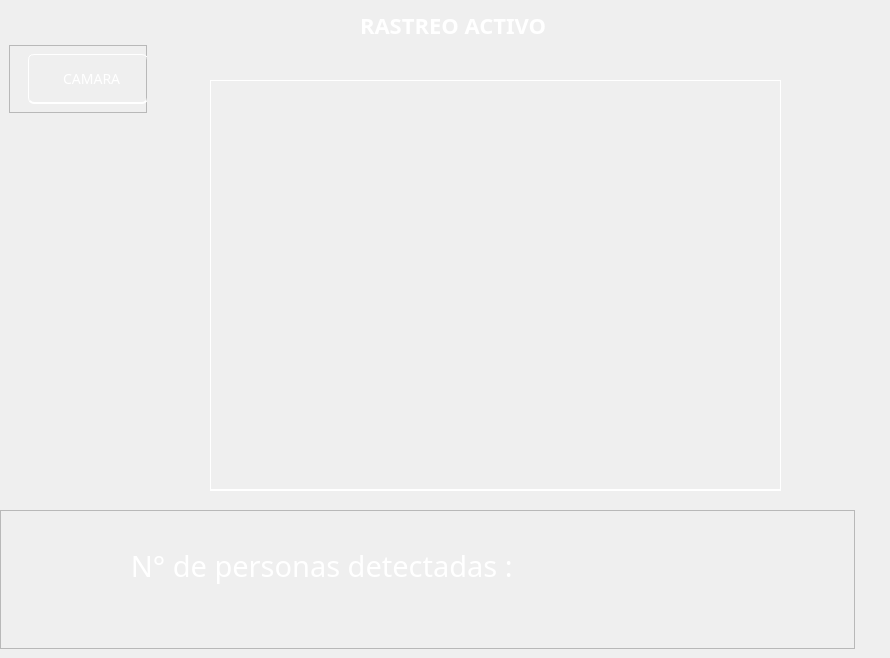
         <widget class="QWidget" name="page_1">
          <property name="font">
           <font>
            <pointsize>4</pointsize>
           </font>
          </property>
          <widget class="QFrame" name="frame_14">
           <property name="geometry">
            <rect>
             <x>9</x>
             <y>45</y>
             <width>138</width>
             <height>68</height>
            </rect>
           </property>
           <property name="frameShape">
            <enum>QFrame::StyledPanel</enum>
           </property>
           <property name="frameShadow">
            <enum>QFrame::Raised</enum>
           </property>
           <layout class="QHBoxLayout" name="horizontalLayout_11">
            <property name="leftMargin">
             <number>18</number>
            </property>
            <property name="topMargin">
             <number>0</number>
            </property>
            <property name="bottomMargin">
             <number>0</number>
            </property>
            <item>
             <widget class="QPushButton" name="pushButton_15">
              <property name="minimumSize">
               <size>
                <width>120</width>
                <height>50</height>
               </size>
              </property>
              <property name="font">
               <font>
                <family>Gadugi</family>
                <pointsize>-1</pointsize>
               </font>
              </property>
              <property name="cursor">
               <cursorShape>PointingHandCursor</cursorShape>
              </property>
              <property name="styleSheet">
               <string notr="true">QPushButton{

	background:transparent;
	color:white;
	border-radius: 6px;
	font-size:14px;
	border-bottom: 2px solid white;
	border-top: 1px solid white;
	border-left: 1px solid white;
	border-right: 1px solid white;
}
QPushButton:hover{

	background:black;
	color:white;
	border-radius: 6px;
	font-size:14px;
	border-bottom: 2px solid black;
	border-top: 1px solid black;
	border-left: 1px solid black;
	border-right: 1px solid black;
}
</string>
              </property>
              <property name="text">
               <string>  CAMARA</string>
              </property>
              <property name="icon">
               <iconset resource="../../Recursos/iconos_menu.qrc">
                <normaloff>:/iconos_menu/iconos/camera.png</normaloff>:/iconos_menu/iconos/camera.png</iconset>
              </property>
              <property name="iconSize">
               <size>
                <width>24</width>
                <height>24</height>
               </size>
              </property>
             </widget>
            </item>
           </layout>
          </widget>
          <widget class="QFrame" name="frame_13">
           <property name="geometry">
            <rect>
             <x>0</x>
             <y>510</y>
             <width>855</width>
             <height>139</height>
            </rect>
           </property>
           <property name="cursor">
            <cursorShape>PointingHandCursor</cursorShape>
           </property>
           <property name="frameShape">
            <enum>QFrame::StyledPanel</enum>
           </property>
           <property name="frameShadow">
            <enum>QFrame::Raised</enum>
           </property>
           <widget class="QLabel" name="label_7">
            <property name="geometry">
             <rect>
              <x>70</x>
              <y>10</y>
              <width>511</width>
              <height>91</height>
             </rect>
            </property>
            <property name="minimumSize">
             <size>
              <width>50</width>
              <height>50</height>
             </size>
            </property>
            <property name="font">
             <font>
              <family>Gadugi</family>
              <pointsize>22</pointsize>
             </font>
            </property>
            <property name="styleSheet">
             <string notr="true">QLabel{

	color:white;
}</string>
            </property>
            <property name="text">
             <string>N° de personas detectadas : </string>
            </property>
            <property name="alignment">
             <set>Qt::AlignCenter</set>
            </property>
           </widget>
          </widget>
          <widget class="QLabel" name="label_9">
           <property name="enabled">
            <bool>false</bool>
           </property>
           <property name="geometry">
            <rect>
             <x>360</x>
             <y>10</y>
             <width>201</width>
             <height>30</height>
            </rect>
           </property>
           <property name="font">
            <font>
             <family>Gadugi</family>
             <pointsize>-1</pointsize>
             <weight>75</weight>
             <bold>true</bold>
            </font>
           </property>
           <property name="styleSheet">
            <string notr="true">QLabel{

	background:transparent;
	color:white;
	border-radius: 6px;
	font-size:22px;

}
QLabel:hover{

	background:black;
	color:white;
	border-radius: 6px;
	font-size:14px;
	border-bottom: 2px solid black;
	border-top: 1px solid black;
	border-left: 1px solid black;
	border-right: 1px solid black;
}
</string>
           </property>
           <property name="text">
            <string>RASTREO ACTIVO</string>
           </property>
          </widget>
          <widget class="QLabel" name="label_camara_1">
           <property name="geometry">
            <rect>
             <x>60</x>
             <y>80</y>
             <width>821</width>
             <height>411</height>
            </rect>
           </property>
           <property name="minimumSize">
            <size>
             <width>0</width>
             <height>400</height>
            </size>
           </property>
           <property name="styleSheet">
            <string notr="true">QLabel{


	background:transparent;
	margin-left:150px;
	margin-right:100px;
	border-bottom: 2px solid white;
	border-top: 1px solid white;
	border-left: 1px solid white;
	border-right: 1px solid white;
	
}</string>
           </property>
           <property name="text">
            <string/>
           </property>
          </widget>
          <zorder>label_camara_1</zorder>
          <zorder>frame_14</zorder>
          <zorder>frame_13</zorder>
          <zorder>label_9</zorder>
         </widget>
